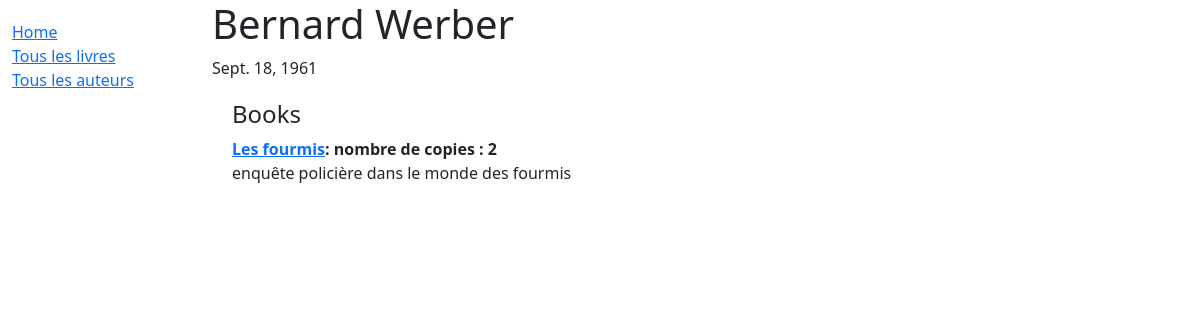
Page /catalog/author/5 on the committed database.
### catalog/models.py (models this page shows, shortened)
class Author(models.Model):
    first_name=models.CharField(max_length=100)
    last_name=models.CharField(max_length=100)
    date_of_birth=models.DateField(null=True,blank=True)
    date_of_death=models.DateField('Died',null=True,blank=True)
    class Meta:
        ordering=['last_name','first_name']

class Book(models.Model):
    title=models.CharField(max_length=200)
    author=models.ForeignKey('Author',on_delete=models.SET_NULL,null=True)
    summary=models.TextField(max_length=1000,help_text='Enter a brief description of the book')
    isbn=models.CharField('ISBN',max_length=13,help_text='13 Characters <a href="https://www.isbn-international.org/content/what-isbn">ISBN number</a>')
    genre=models.ManyToManyField(Genre,help_text='Select a genre for this book')
    language=models.ForeignKey(Language,on_delete=models.SET_NULL, null=True)
    class Meta:
        ordering=['title','author']
    def display_genre(self):
        """Create a string for the Genre.this is required to display genre in Admin."""
        return ','.join(genre.name for genre in self.genre.all()[:3])
    display_genre.short_description='Genre'
    def __str__(self):
        return self.title

### catalog/views.py (the view)
# urls.py: path('author/<int:pk>',views.AuthorDetailView.as_view(),name="author-detail")
class AuthorDetailView(generic.DetailView):
    model=Author

### catalog/templates/catalog/author_detail.html
{% extends "base_generic.html" %}
{% block content %}
<h1>{{author.first_name}} {{author.last_name}}</h1>
<p>{{author.date_of_birth}}</p>
<div style="margin-left: 20px;margin-top: 20px;">
    <h4>Books</h4>
    <dl>
        {% for book in author.book_set.all %}
        <dt><a href="{% url 'book-detail' book.pk %}">{{book}}</a>: nombre de copies : {{book.bookinstance_set.all.count}}</dt>
        <dd>{{book.summary}}</dd>
        {% endfor %}
    </dl>
</div>
{% endblock %}

### rows in the picture
Author: date_of_birth "Sept. 18, 1961"
Book: title "Les fourmis", bookinstance_set.all.count "2", summary "enquête policière dans le monde des fourmis"
